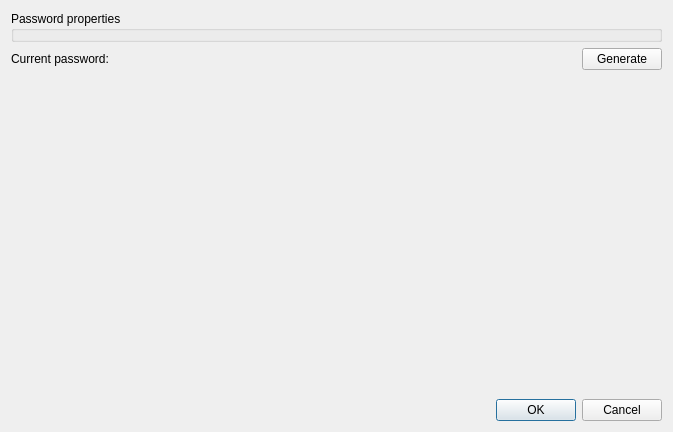
<?xml version="1.0" encoding="UTF-8"?>
<ui version="4.0">
 <class>PasswordGenerator</class>
 <widget class="QDialog" name="PasswordGenerator">
  <property name="geometry">
   <rect>
    <x>0</x>
    <y>0</y>
    <width>673</width>
    <height>432</height>
   </rect>
  </property>
  <property name="windowTitle">
   <string>Password generator</string>
  </property>
  <layout class="QVBoxLayout" name="verticalLayout">
   <item>
    <widget class="PasswordOptions" name="passwordOptions">
     <property name="title">
      <string>Password properties</string>
     </property>
    </widget>
   </item>
   <item>
    <layout class="QHBoxLayout" name="horizontalLayout" stretch="0,1,0">
     <item>
      <widget class="QLabel" name="label">
       <property name="text">
        <string>Current password:</string>
       </property>
       <property name="buddy">
        <cstring>pushButton</cstring>
       </property>
      </widget>
     </item>
     <item>
      <widget class="QLabel" name="currentPassword">
       <property name="font">
        <font>
         <pointsize>14</pointsize>
         <weight>75</weight>
         <bold>true</bold>
        </font>
       </property>
       <property name="text">
        <string/>
       </property>
       <property name="textInteractionFlags">
        <set>Qt::TextSelectableByKeyboard|Qt::TextSelectableByMouse</set>
       </property>
      </widget>
     </item>
     <item>
      <widget class="QPushButton" name="pushButton">
       <property name="text">
        <string>Generate</string>
       </property>
      </widget>
     </item>
    </layout>
   </item>
   <item>
    <spacer name="verticalSpacer">
     <property name="orientation">
      <enum>Qt::Vertical</enum>
     </property>
     <property name="sizeHint" stdset="0">
      <size>
       <width>20</width>
       <height>319</height>
      </size>
     </property>
    </spacer>
   </item>
   <item>
    <widget class="QDialogButtonBox" name="buttonBox">
     <property name="standardButtons">
      <set>QDialogButtonBox::Cancel|QDialogButtonBox::Ok</set>
     </property>
    </widget>
   </item>
  </layout>
 </widget>
 <customwidgets>
  <customwidget>
   <class>PasswordOptions</class>
   <extends>QGroupBox</extends>
   <header>passwordoptions.h</header>
   <container>1</container>
  </customwidget>
 </customwidgets>
 <tabstops>
  <tabstop>buttonBox</tabstop>
  <tabstop>pushButton</tabstop>
 </tabstops>
 <resources/>
 <connections>
  <connection>
   <sender>pushButton</sender>
   <signal>clicked()</signal>
   <receiver>PasswordGenerator</receiver>
   <slot>generate()</slot>
   <hints>
    <hint type="sourcelabel">
     <x>606</x>
     <y>58</y>
    </hint>
    <hint type="destinationlabel">
     <x>568</x>
     <y>125</y>
    </hint>
   </hints>
  </connection>
  <connection>
   <sender>buttonBox</sender>
   <signal>rejected()</signal>
   <receiver>PasswordGenerator</receiver>
   <slot>reject()</slot>
   <hints>
    <hint type="sourcelabel">
     <x>439</x>
     <y>415</y>
    </hint>
    <hint type="destinationlabel">
     <x>452</x>
     <y>379</y>
    </hint>
   </hints>
  </connection>
  <connection>
   <sender>buttonBox</sender>
   <signal>accepted()</signal>
   <receiver>PasswordGenerator</receiver>
   <slot>passwordAccepted()</slot>
   <hints>
    <hint type="sourcelabel">
     <x>486</x>
     <y>411</y>
    </hint>
    <hint type="destinationlabel">
     <x>520</x>
     <y>377</y>
    </hint>
   </hints>
  </connection>
 </connections>
 <slots>
  <slot>generate()</slot>
  <slot>passwordAccepted()</slot>
 </slots>
</ui>
